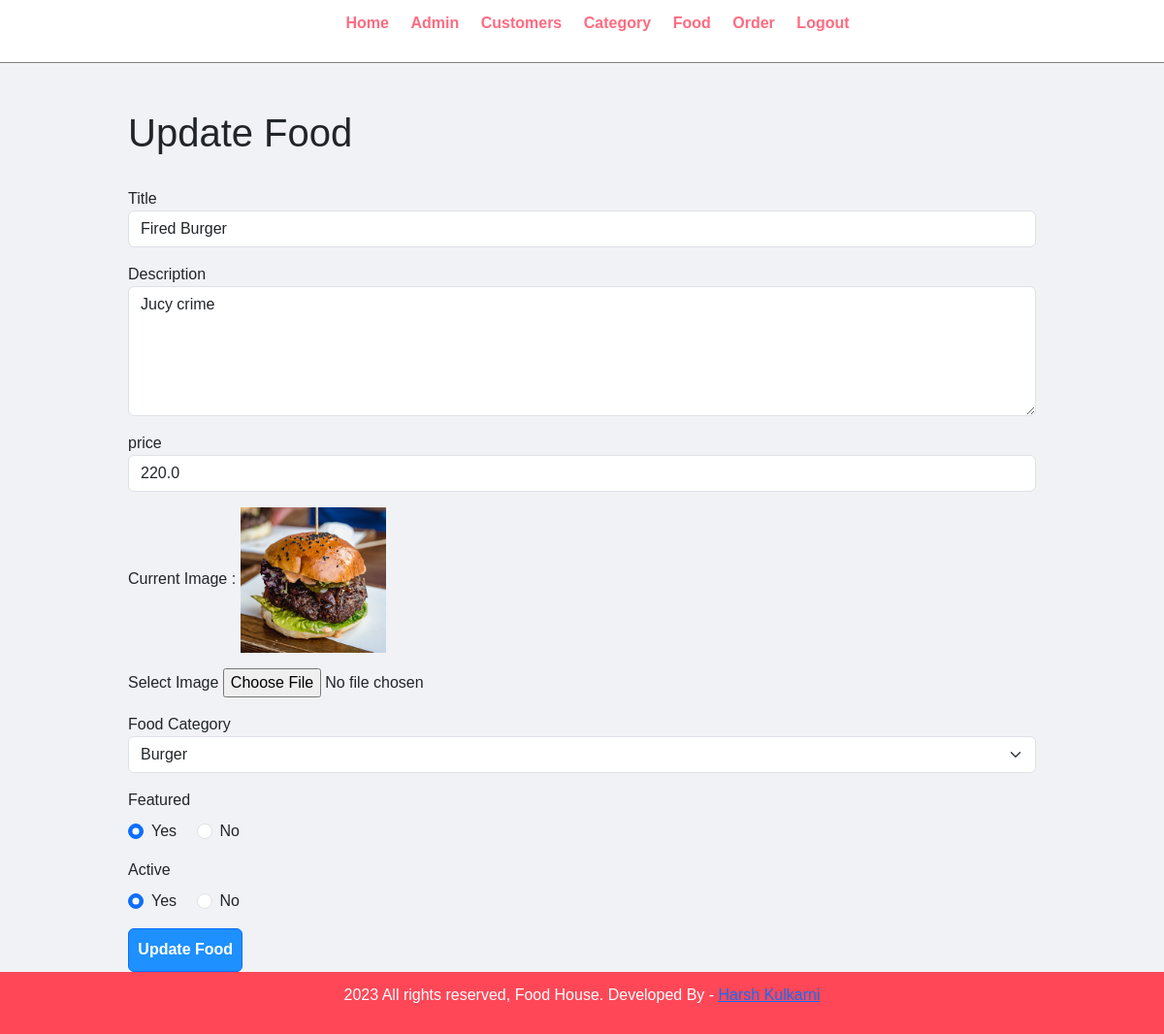
Page /food-order/update-food?id=6 (signed in) on the committed database.
### food_order/__init__.py (models this page shows)
class Food(db.Model):
    id = db.Column(db.Integer, primary_key=True)
    title = db.Column(db.String(100), nullable=False, unique=True)
    category_id = db.Column(db.Integer, db.ForeignKey("category.id"))
    image_name = db.Column(db.String(255), nullable=True)
    description = db.Column(db.Text, nullable=True)
    price = db.Column(db.Float, nullable=False)
    featured = db.Column(db.String(10), nullable=False)
    active = db.Column(db.String(10), nullable=False)
    orders = db.relationship("Order", backref="order")

### food_order/food.py (the view, shortened to what this page needs)
@app.route("/food-order/update-food", methods=["POST", "GET"])
@login_required
@admin_only
def update_food():
    with app.app_context():
        all_category = db.session.query(Category).all()
        food = Food.query.get(request.args.get("id"))
        return render_template(
            "admin/update_food.html", food=food, categories=all_category
        )

### food_order/__init__.py (called while the page is built)
@login_manager.user_loader
def load_user(user_id):
    return User.query.get(int(user_id))

def admin_only(f):
    @wraps(f)
    def wrapper(*args, **kwargs):
        if current_user.is_authenticated:
            if current_user.role == "admin":
                return f(*args, **kwargs)
            else:
                abort(403)
        else:
            return redirect(url_for("admin_index"))
    return wrapper

### food_order/templates/admin/update_food.html (shortened to what this page needs)
{% include 'admin/header.html' %}
<div class="main-content">
    <div class="wrapper">
        <h1>Update Food</h1>
        <br>
        <form action="{{ url_for('update_food', id=food.id) }}" method="POST" enctype="multipart/form-data">
            <div class="form-group mb-3">
                <label for="title">Title</label>
                <input type="text" class="form-control" id="title" aria-describedby="emailHelp"
                       name="title" placeholder="Title of the Food" required value="{{food.title}}">
            </div>
            <div class="form-group mb-3">
                <label for="exampleFormControlTextarea1">Description</label>
                <textarea class="form-control" id="exampleFormControlTextarea1" name="description" cols="30"
                          rows="5"
                          placeholder="Description of the Food.">{{food.description}}</textarea>
            </div>
            <div class="form-group mb-3">
                <label for="price">price</label>
                <input type="text" class="form-control" id="price" aria-describedby="emailHelp"
                       name="price" value="{{food.price}}" required>
            </div>
            <div class="form-group mb-3">
                <label class="mb-2">Current Image :</label>
                {% if food.image_name %}
                <img src="../../static/images/{{food.image_name}}" width="150px">
                {% else %}
                <div class='error'>Image Not Added.</div>
                {% endif %}
            </div>
            <div class="form-group mb-3">
                <label for="exampleFormControlFile1">Select Image</label>
                <input type="file" class="form-control-file" id="exampleFormControlFile1" name="image">
            </div>
            <label>Food Category</label>
            <select class="form-select mb-3" aria-label="Default select example" name="category">
                {% if categories %}
                {% for category in categories %}
                {% if food.category_id == category.id %}
                <option value="{{ category.id }}" selected>{{ category.title }}</option>
                {% endif %}
                {% endfor %}
                {% else %}
                <option value="0">No Category Found</option>
                {% endif %}
            </select>
            {% if food.featured == 'Yes' %}
            <label for="featured1" class="mb-2">Featured</label>
            <br>
            <div class="form-check form-check-inline mb-3">
                <input type="radio" class="form-check-input" name="featured" value="Yes" id="featured1" checked>
                <label class="form-check-label" for="featured1"> Yes</label>
            </div>
            <div class="form-check form-check-inline mb-3">
                <input type="radio" class="form-check-input" name="featured" value="No" id="featured2">
                <label class="form-check-label" for="featured2">No</label>
            </div>
            {% endif %}
            <br>
            <label for="active1" class="mb-2">Active</label>
            <br>
            {% if food.active == 'Yes' %}
            <div class="form-check form-check-inline mb-3">
                <input type="radio" class="form-check-input" name="active" value="Yes" id="active1" checked>
                <label class="form-check-label" for="active1"> Yes</label>
            </div>
            <div class="form-check form-check-inline mb-3">
                <input type="radio" class="form-check-input" name="active" value="No" id="active2">
                <label class="form-check-label" for="active2"> No</label>
            </div>
            {% endif %}
            <div>
                <button type="submit" class="btn btn-primary mb-3" name="submit">Update Food</button>
            </div>
        </form>
    </div>
</div>
{% include 'admin/footer.html' %}

### food_order/static/css/admin.css (style rules this page uses)
* { margin: 0; padding: 0; font-family: Arial, Helvetica, sans-serif; }
.wrapper { padding: 1%; width: 80%; margin: 0 auto; }
.btn-primary { background-color: #1e90ff; padding: 1%; color: white; text-decoration: none; font-weight: bold; }
.main-content { background-color: #f1f2f6; padding: 3% 0; }

### rows in the picture
Food: title "Fired Burger", description "Jucy crime", price "220.0", image_name (picture)

### other values in the picture
form field category "Burger"
